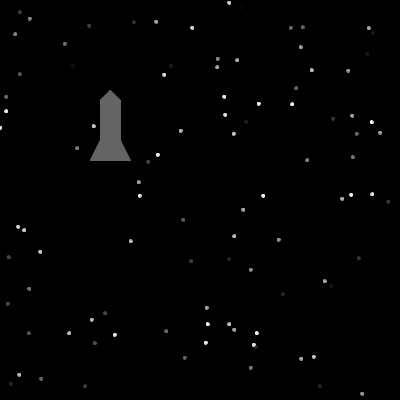
Frame 1 (no input)
Frame 60 (the mouse pressed at the canvas centre just before this capture): identical to frame 1, image omitted
Frame 120 (the mouse held since frame 60 and released just before this capture): identical to frame 1, image omitted

The Processing sketch that drew this single still picture (run headless with seeded random() and noise(); from frame 60 on, the mouse is pressed at the canvas centre):

// Processing sketch: processing_72143
// ── processing_72143.pde

/* 
 Moves a rocket around a starry background 
 */

int numStars = 100;
float [] starX = new float[numStars];
float [] starY = new float[numStars];
int [] starBright = new int[numStars];

void setup()
{
  size(400, 400);
  for (int i = 0; i < numStars; i++)
  {
    starX[i] = random(width);
    starY[i] = random(height);
    starBright[i] =  (int) random(255);
  }
}
//---------------------------------------------
void draw()
{
  background(0);

  // Draw the stars  
  for (int i = 0; i < numStars; i++)
  {
    fill(starBright[i]);
    stroke(starBright[i]);
    ellipse(starX[i], starY[i], 3, 3);
  }

  drawRocket();
}
//-------------------------------------------
void keyPressed()
{
  switch (key)
  {
  case 'j': 
    moveRocket(-10, 0); 
    break;
  case 'k': 
    moveRocket(+10, 0); 
    break;
  case 'i': 
    moveRocket(0, -10); 
    break;
  case 'm': 
    moveRocket(0, +10); 
    break;
  }
}
//-------------------------------------------
// Rocket code    
//-------------------------------------------
float rocketX = 100;
float rocketY = 100;

void drawRocket()
{
  fill(100);
  stroke(100);
  rect(rocketX, rocketY, 20, 60);
  triangle(rocketX, rocketY, 
  rocketX+20, rocketY, 
  rocketX+10, rocketY-10);
  triangle(rocketX-10, rocketY+60, 
  rocketX+20+10, rocketY+60, 
  rocketX+10, rocketY+60-40);
}
//-------------------------------------------
void moveRocket(float dx, float dy)
{
  rocketX += dx;
  rocketY += dy;
}
//-------------------------------------------
//-------------------------------------------
